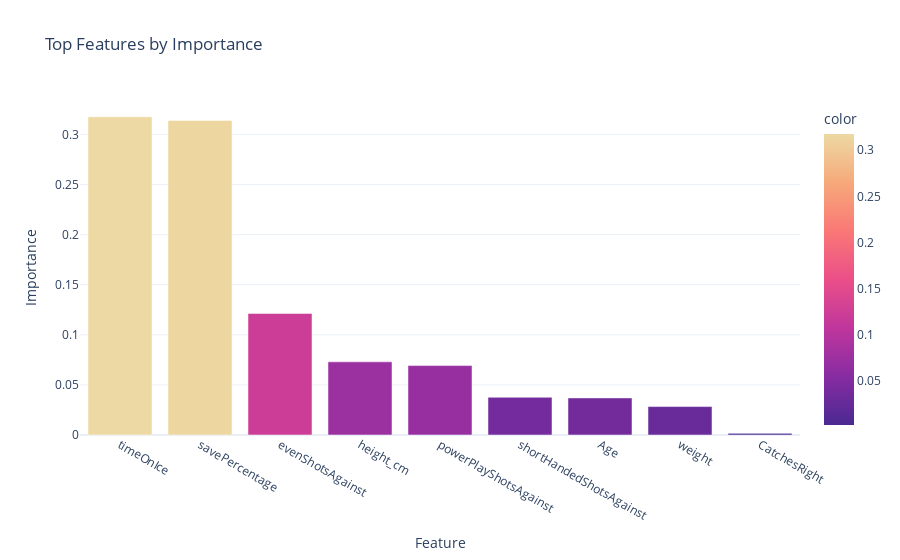

Notebook code for this chart:
### Markdown cell above
## Feature Importance

### Code cell
# Calculate feature importance for our model
importances = model.feature_importances_
indices = np.argsort(importances)[::-1][:10]

# Plot the feature importances using plotly.express
px.bar(x=X.columns[indices], y=importances[indices], title='Top Features by Importance', color=importances[indices], labels={'x': 'Feature', 'y': 'Importance'}, orientation='v')

### Figure 1 — Plotly figure (JSON) as saved in the notebook; plotly's stock layout.template omitted (floating-point values rounded to 4 significant figures)
{"data": [{"alignmentgroup": "True", "hovertemplate": "Feature=%{x}<br>Importance=%{y}<br>color=%{marker.color}<extra></extra>", "legendgroup": "", "marker": {"color": [0.3177, 0.314, 0.1213, 0.07302, 0.06928, 0.03766, 0.03702, 0.02838, 0.001638], "coloraxis": "coloraxis", "pattern": {"shape": ""}}, "name": "", "offsetgroup": "", "orientation": "v", "showlegend": false, "textposition": "auto", "type": "bar", "x": ["timeOnIce", "savePercentage", "evenShotsAgainst", "height_cm", "powerPlayShotsAgainst", "shortHandedShotsAgainst", "Age", "weight", "CatchesRight"], "xaxis": "x", "y": [0.3177, 0.314, 0.1213, 0.07302, 0.06928, 0.03766, 0.03702, 0.02838, 0.001638], "yaxis": "y"}], "layout": {"barmode": "relative", "coloraxis": {"colorbar": {"title": {"text": "color"}}, "colorscale": [[0, "rgb(75, 41, 145)"], [0.1667, "rgb(135, 44, 162)"], [0.3333, "rgb(192, 54, 157)"], [0.5, "rgb(234, 79, 136)"], [0.6667, "rgb(250, 120, 118)"], [0.8333, "rgb(246, 169, 122)"], [1, "rgb(237, 217, 163)"]]}, "legend": {"tracegroupgap": 0}, "title": {"text": "Top Features by Importance"}, "xaxis": {"anchor": "y", "domain": [0, 1], "title": {"text": "Feature"}}, "yaxis": {"anchor": "x", "domain": [0, 1], "title": {"text": "Importance"}}}}
